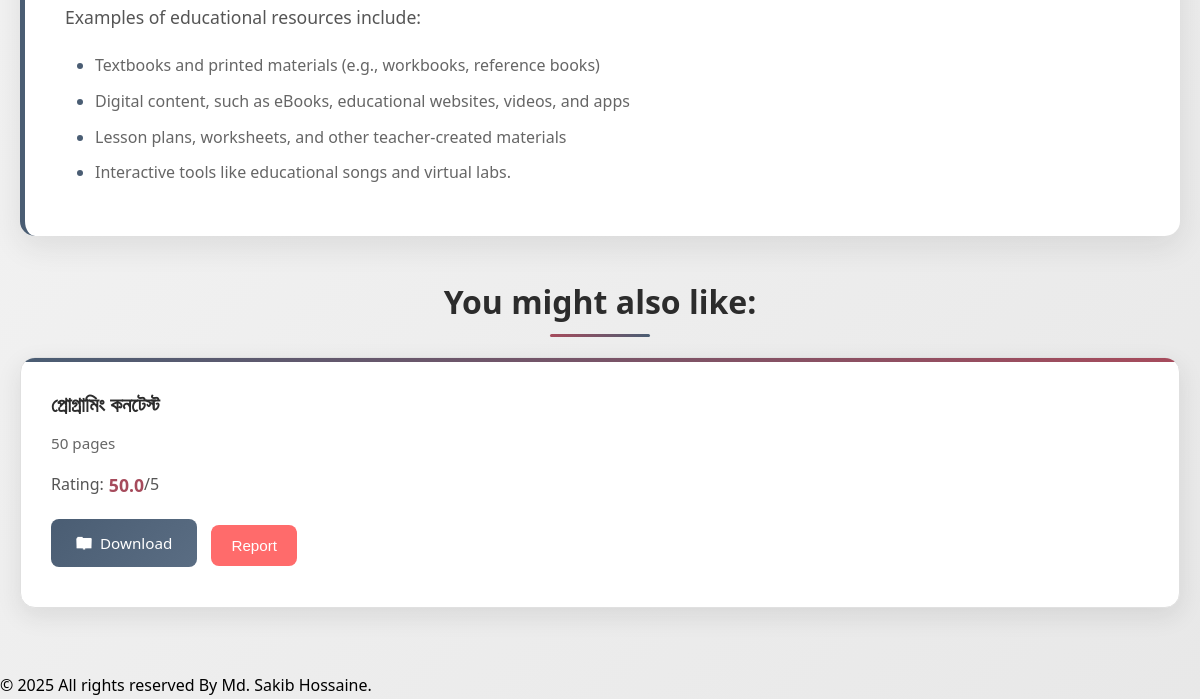
Before: /notes/ (lower part) with the older database file.
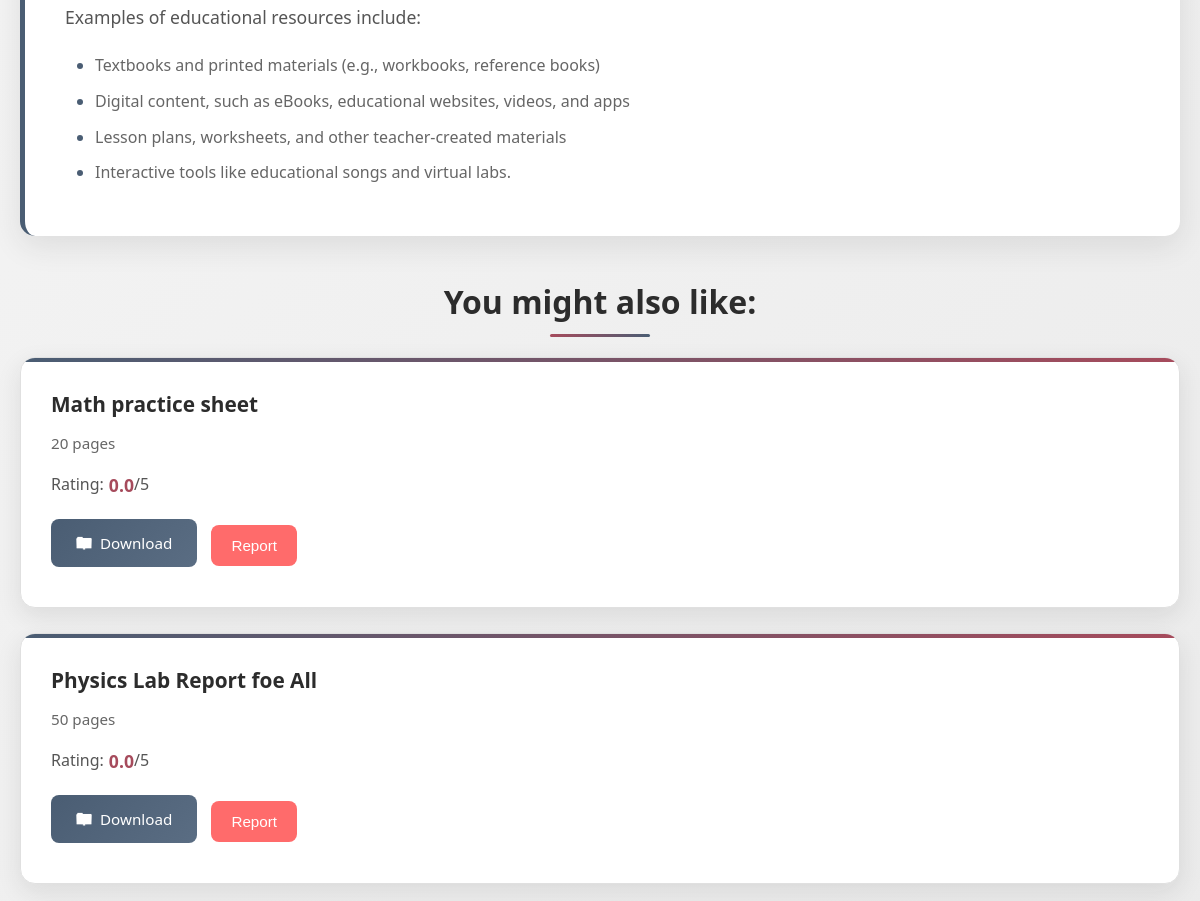
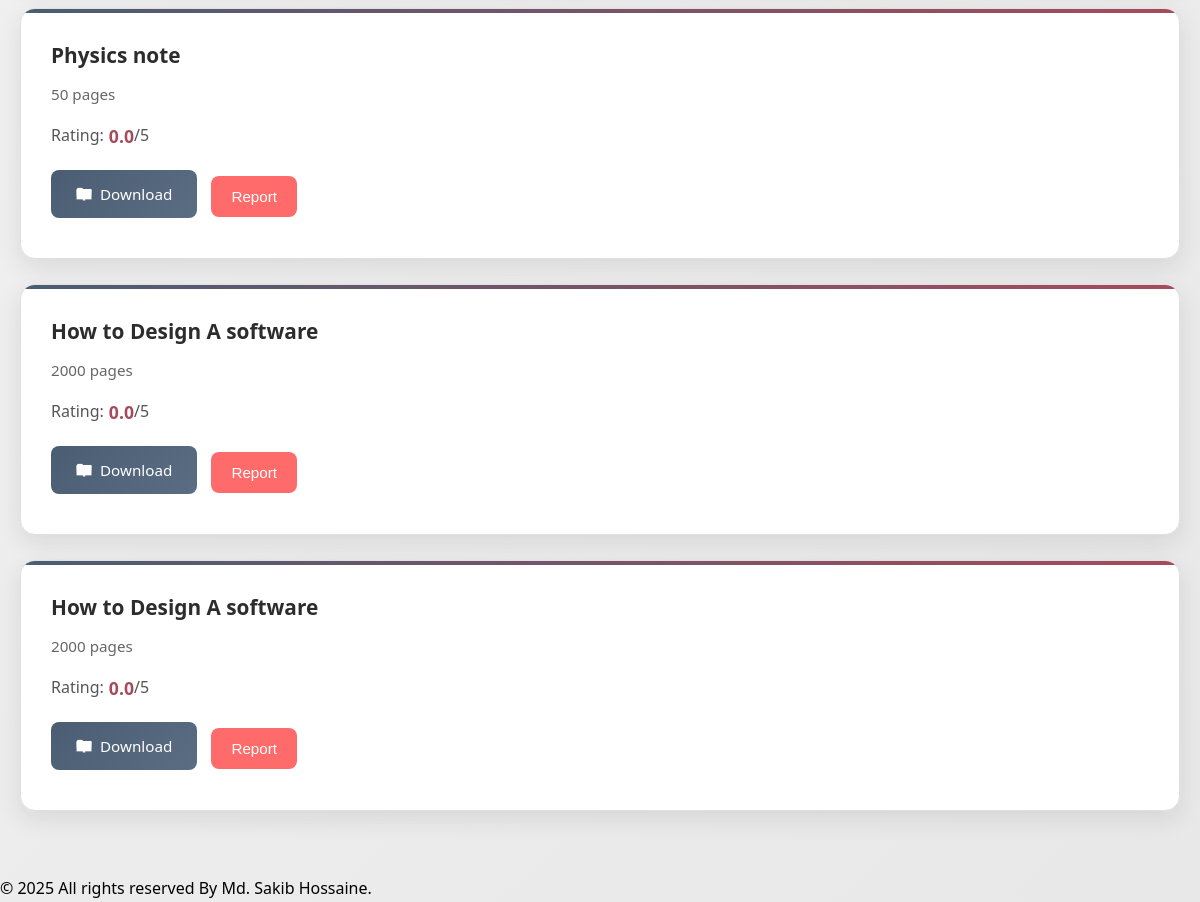
After: the same page with the newer database file (2 pictures, top to bottom).
### notes/models.py (models this page shows, shortened)
class Note(models.Model):
    title = models.CharField(max_length=200)
    description = models.TextField()
    module_code = models.CharField(max_length=20)
    pages = models.IntegerField()
    file = models.FileField(upload_to="notes/")
    uploaded_by = models.ForeignKey(settings.AUTH_USER_MODEL, on_delete=models.CASCADE)
    upload_date = models.DateTimeField(auto_now_add=True)
    rating = models.FloatField(default=0)
    download_count = models.IntegerField(default=0)

### notes/views.py (the view)
# urls.py: path("", include("notes.urls")),
def notes(request):
    notes = Note.objects.all().order_by("-upload_date")
    return render(request, "notes/notes.html", {"notes": notes})

### templates/notes/notes.html (shortened to what this page needs)
{% extends "base.html" %}
{% load static %}
{% block styles %}
    <link rel="stylesheet" href="{% static 'css/notes.css' %}" />
{% endblock styles %}
{% block content %}
<div class="NOTES-container">
    <div class="NOTES-content">
        <p>Examples of educational resources include:</p>
        <ul>
            <li>Textbooks and printed materials (e.g., workbooks, reference books)</li>
            <li>Digital content, such as eBooks, educational websites, videos, and apps</li>
            <li>Lesson plans, worksheets, and other teacher-created materials</li>
            <li>Interactive tools like educational songs and virtual labs.</li>
        </ul>
    </div>
    <div class="NOTES-related-notes">
        <h3>You might also like:</h3>
        {% for note in notes %}
        <div class="NOTES-related-item" data-item="{{ note.module_code }}">
            <p>{{ note.title }}</p>
            {% if note.pages %}
            <p>{{ note.pages }} pages</p>
            {% endif %}
            <div class="NOTES-rating-display">
                Rating: <span class="NOTES-rating-value">{{ note.rating }}</span>/5
            </div>
            <a href="{% url 'download_note' note.id %}" class="NOTES-download-button">
                <img src="{% static 'images/down.png' %}" alt="Download">
                Download
            </a>
            <button class="NOTES-report-button" onclick="reportItem({{ note.id }})">Report</button>
        </div>
        {% empty %}
        <p>No notes available yet.</p>
        {% endfor %}
    </div>
</div>
{% endblock %}

### templates/base.html (shortened to what this page needs)
{% load static %}
<!DOCTYPE html>
<html lang="en">
   <head>
      <link rel="stylesheet" href="{% static 'css/styles.css' %}" />
      {% block styles %}{% endblock styles %}
   </head>
   <body>
      {% block content %}{% endblock content %}
      <footer>
         <p>© 2025 All rights reserved By Md. Sakib Hossaine.</p>
      </footer>
   </body>
</html>

### static/css/notes.css (style rules this page uses)
:root { --matte-black: #2c2c2c; --matte-blue: #4a5d73; --matte-red: #a64b5c; --light-gray: #f5f5f5; --white: #ffffff; --shadow: rgba(44, 44, 44, 0.1); --dark-shadow: rgba(44, 44, 44, 0.2); }
* { margin: 0; padding: 0; box-sizing: border-box; }
body { font-family: "Segoe UI", Tahoma, Geneva, Verdana, sans-serif; background: linear-gradient(135deg, var(--light-gray) 0%, #e8e8e8 100%); min-height: 100vh; line-height: 1.6; }
.NOTES-container { max-width: 1200px; margin: 0 auto; padding: 40px 20px; position: relative; animation: fadeInUp 0.8s ease-out; }
.NOTES-content { background: var(--white); padding: 40px; border-radius: 15px; margin-bottom: 40px; box-shadow: 0 10px 30px var(--shadow); border-left: 5px solid var(--matte-blue); animation: slideInLeft 0.6s ease-out; }
.NOTES-content p { color: #555; font-size: 1.1rem; margin-bottom: 15px; line-height: 1.7; }
.NOTES-content ul { margin-left: 30px; margin-top: 20px; }
.NOTES-content li { color: #666; font-size: 1rem; margin-bottom: 10px; position: relative; }
.NOTES-content li::marker { color: var(--matte-blue); }
.NOTES-related-notes { animation: fadeInUp 0.8s ease-out 0.2s both; }
.NOTES-related-notes h3 { color: var(--matte-black); font-size: 2rem; margin-bottom: 30px; font-weight: 600; text-align: center; position: relative; }
.NOTES-related-notes h3::after { content: ""; position: absolute; bottom: -10px; left: 50%; transform: translateX(-50%); width: 100px; height: 3px; background: linear-gradient(90deg, var(--matte-red), var(--matte-blue)); border-radius: 2px; }
.NOTES-related-item { background: var(--white); border-radius: 15px; padding: 30px; margin-bottom: 25px; box-shadow: 0 8px 25px var(--shadow); transition: all 0.3s ease; border: 1px solid #e0e0e0; position: relative; overflow: hidden; }
.NOTES-related-item::before { content: ""; position: absolute; top: 0; left: 0; width: 100%; height: 4px; background: linear-gradient(90deg, var(--matte-blue), var(--matte-red)); }
.NOTES-related-item p:first-child { font-size: 1.3rem; font-weight: 600; color: var(--matte-black); margin-bottom: 10px; }
.NOTES-related-item p:nth-child(2) { color: #666; font-size: 0.95rem; margin-bottom: 15px; }
.NOTES-rating-display { display: flex; align-items: center; margin-bottom: 20px; font-size: 1rem; color: #555; }
.NOTES-rating-value { color: var(--matte-red); font-weight: 600; font-size: 1.1rem; margin-left: 5px; }
.NOTES-download-button { background: linear-gradient(135deg, var(--matte-blue), #5a6d83); color: var(--white); padding: 12px 25px; border: none; border-radius: 8px; font-size: 0.95rem; font-weight: 500; text-decoration: none; display: inline-flex; align-items: center; gap: 8px; margin-right: 10px; margin-bottom: 10px; transition: all 0.3s ease; cursor: pointer; }
.NOTES-download-button img { width: 16px; height: 16px; filter: brightness(0) invert(1); }
.NOTES-report-button { background: #ff6b6b; color: var(--white); padding: 12px 20px; border: none; border-radius: 8px; font-size: 0.95rem; font-weight: 500; margin-right: 10px; margin-bottom: 10px; cursor: pointer; transition: all 0.3s ease; }

Changed rows visible on the page:
removed Note: title "প্রোগ্রামিং কনটেস্ট", pages "50", rating "50.0"
added Note: title "Math practice sheet", pages "20", rating "0.0"
added Note: title "Physics Lab Report foe All", pages "50", rating "0.0"
added Note: title "Physics note", pages "50", rating "0.0"
added Note: title "How to Design A software", pages "2000", rating "0.0"
added Note: title "How to Design A software", pages "2000", rating "0.0"
